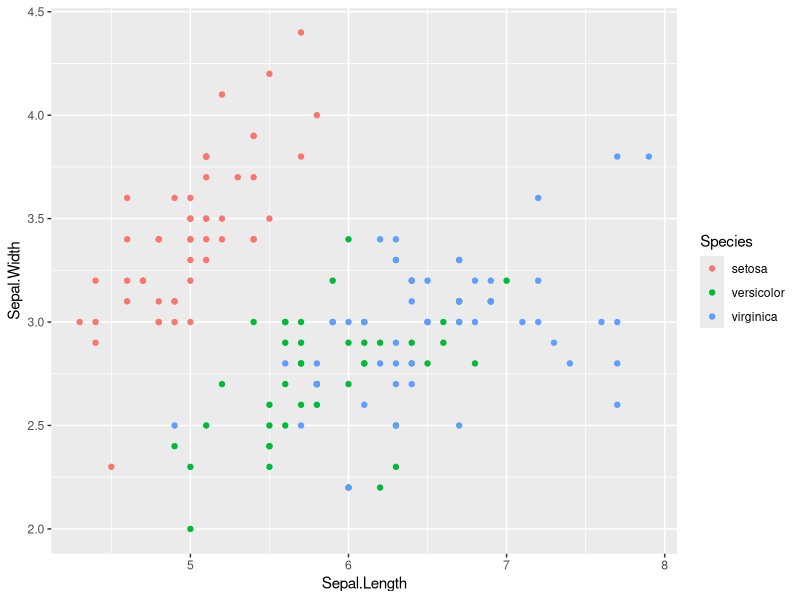
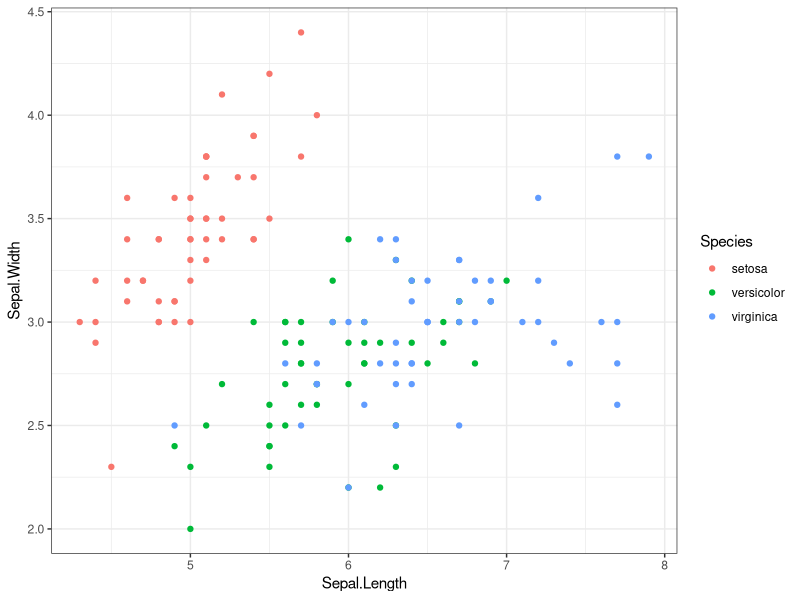
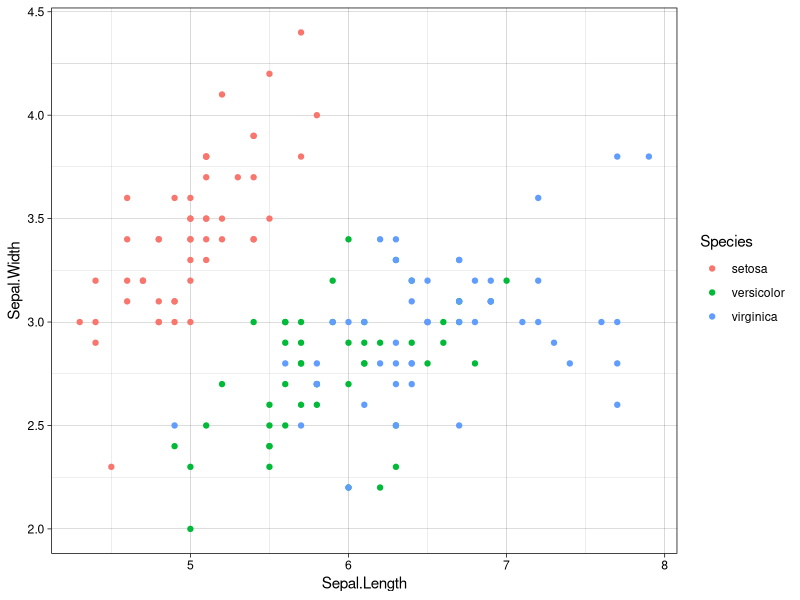
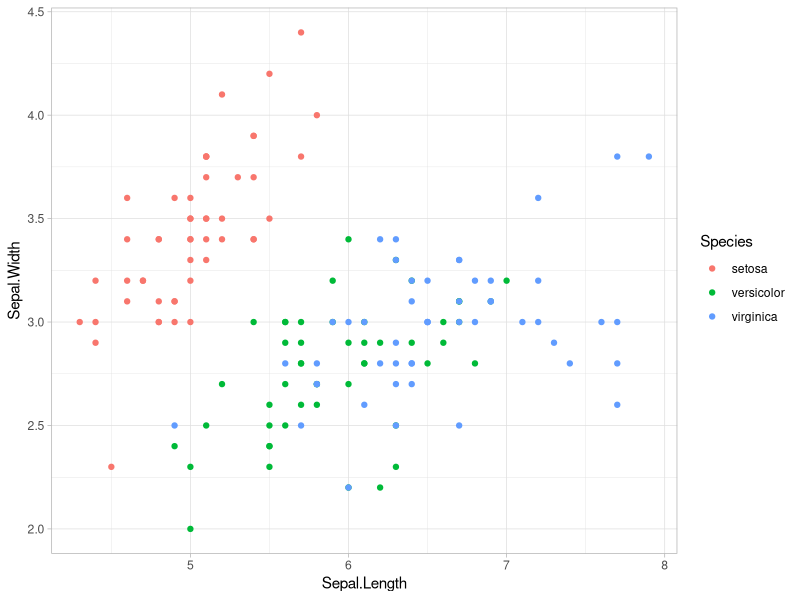
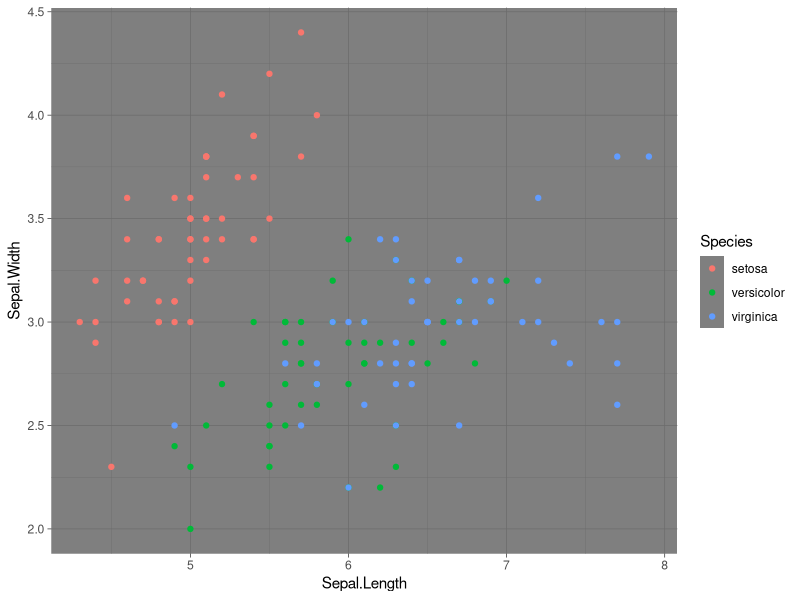
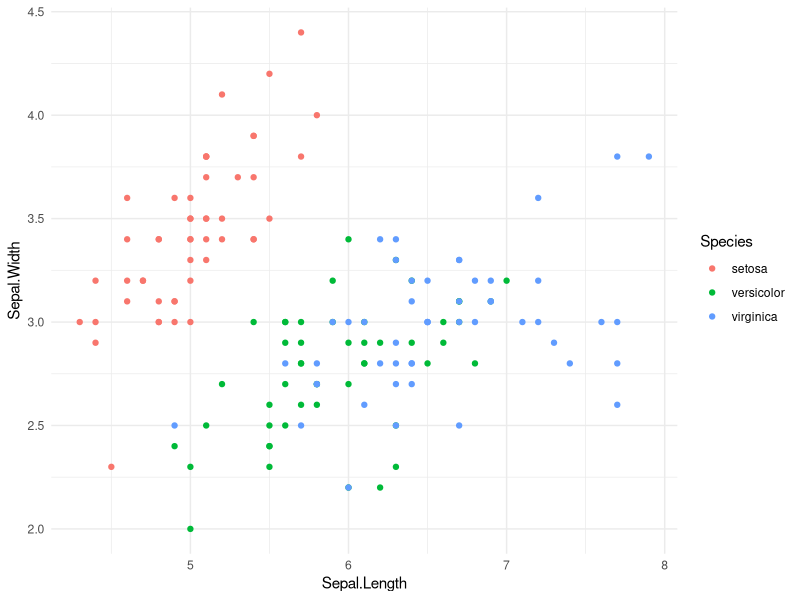
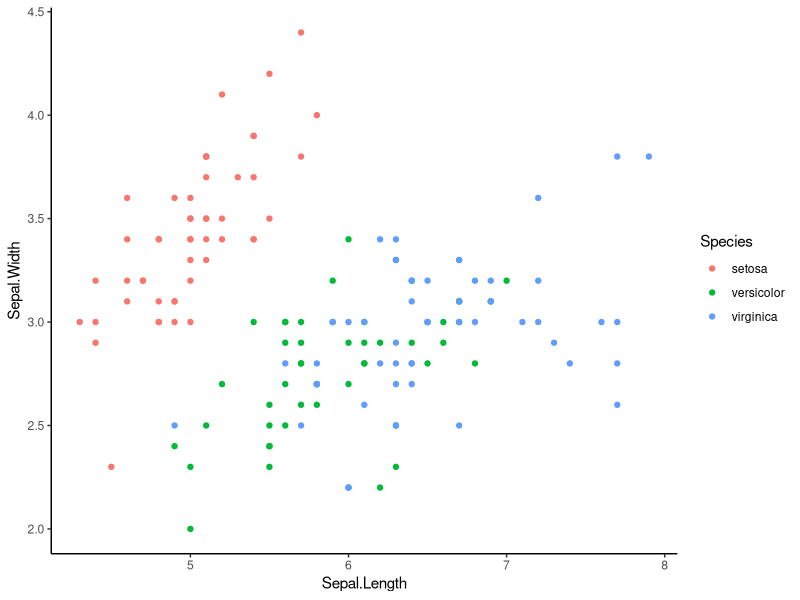
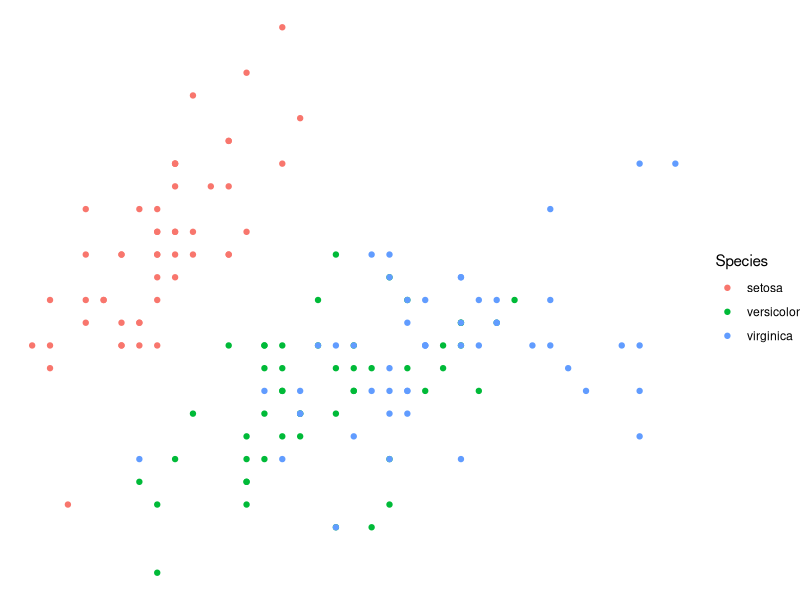

Here is the R script that generated these plots, in order:
## ---- chunk 1
library(tidyverse)
library(flextable)
library(ggpubr)
library(kableExtra)
## ---- chunk 2
data(iris)
## ---- chunk 3
head(iris)
## ---- chunk 4
plot <- ggplot(iris, aes(x = Sepal.Length, y = Sepal.Width, color = Species)) +
  geom_point()  

plot + theme_gray()
## ---- chunk 5
plot + theme_bw()
## ---- chunk 6
plot + theme_linedraw()
## ---- chunk 7
plot + theme_light()
## ---- chunk 8
plot + theme_dark()
## ---- chunk 9
plot + theme_minimal()
## ---- chunk 10
plot + theme_classic()
## ---- chunk 11
plot + theme_void()
## ---- chunk 12
library(ggthemes)
## ---- chunk 13
plot + theme_wsj()
## ---- chunk 14
plot + theme_tufte()
## ---- chunk 15
plot + theme_solarized()
## ---- chunk 16
plot + theme_solarized(light = FALSE)
## ---- chunk 17
plot + theme_gdocs()
## ---- chunk 18
plot + theme_fivethirtyeight()
## ---- chunk 19
plot + theme_economist()
